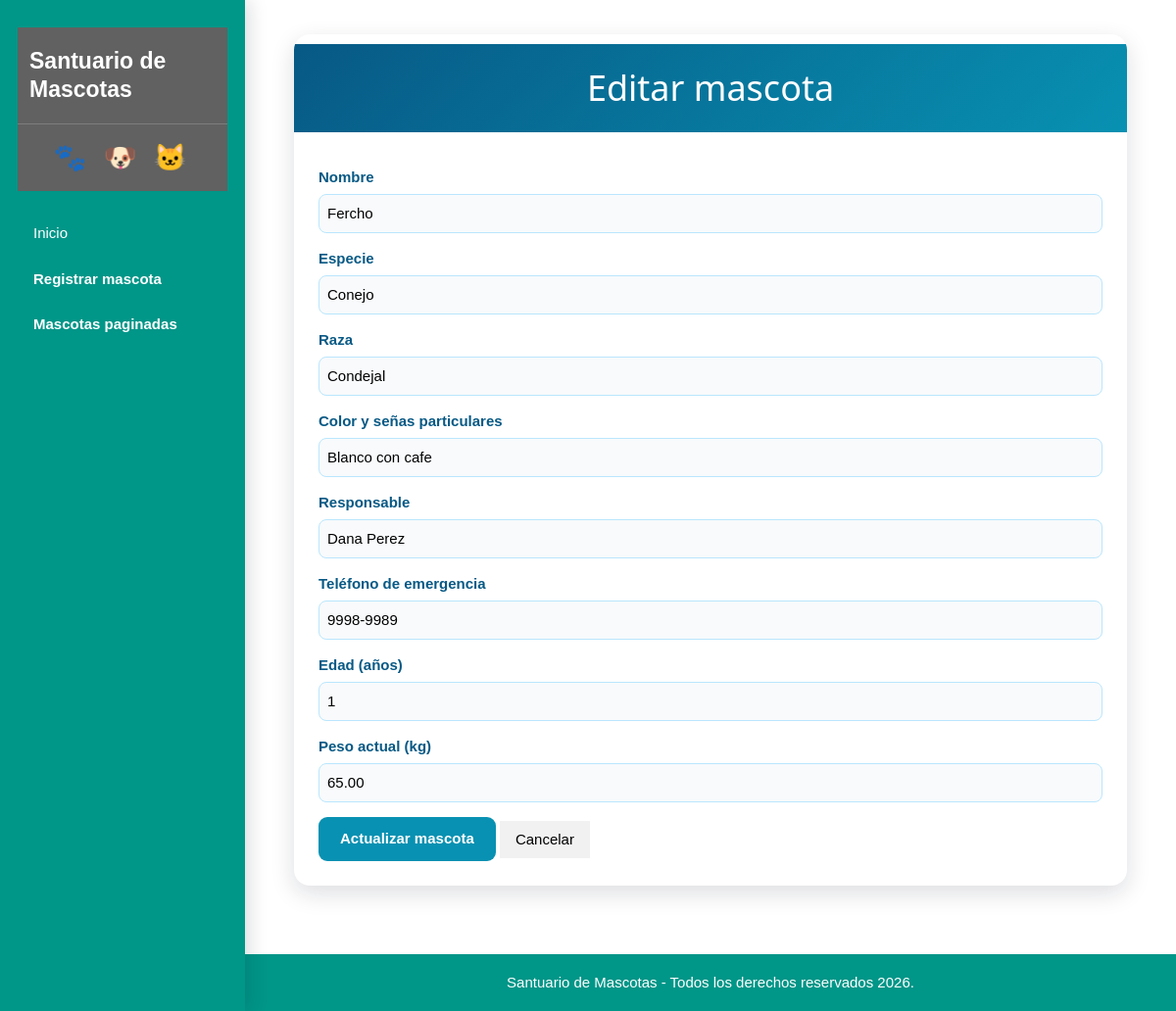
The app's page /editar_mascota.php?id=10 with its own data.
### tables this page shows
CREATE TABLE `mascotas` (
  `id` int(10) unsigned NOT NULL AUTO_INCREMENT,
  `nombre` varchar(100) NOT NULL,
  `especie` varchar(80) NOT NULL,
  `raza` varchar(100) NOT NULL,
  `edad` int(10) unsigned NOT NULL,
  `peso_actual` decimal(8,2) NOT NULL,
  `color_senas` varchar(255) NOT NULL,
  `responsable` varchar(150) NOT NULL,
  `telefono_emergencia` varchar(30) NOT NULL,
  PRIMARY KEY (`id`)
);

### conexion.php (called while the page is built, shortened)
<?php
class Conexion
{
    public function __construct()
    {
        $dsn = 'mysql:host=localhost;dbname=santuario_mascotas;charset=utf8mb4';
        try {
            $this->conexion = new PDO($dsn, 'root', '', [
                PDO::ATTR_ERRMODE => PDO::ERRMODE_EXCEPTION,
                PDO::ATTR_DEFAULT_FETCH_MODE => PDO::FETCH_ASSOC,
                PDO::ATTR_EMULATE_PREPARES => false,
            ]);
        } catch (PDOException $e) {
            throw new RuntimeException(
                'No fue posible conectar con la base de datos. Verifica que MySQL esté activo y que la base santuario_mascotas exista.',
                0,
                $e
            );
        }
    }
}

### GuardarMascota.php (called while the page is built, shortened)
<?php
require_once __DIR__ . '/conexion.php';
class GuardarMascota extends Conexion
{
    public function buscarPorId(int $id): ?array
    {
        $consulta = $this->conexion->prepare('SELECT * FROM Mascotas WHERE id = :id');
        $consulta->execute([':id' => $id]);
        $mascota = $consulta->fetch();
        return $mascota === false ? null : $mascota;
    }
}

### editar_mascota.php (the view, shortened to what this page needs)
<?php
require_once __DIR__ . '/GuardarMascota.php';
function e($valor): string
{
    return htmlspecialchars((string) $valor, ENT_QUOTES, 'UTF-8');
}
$id = filter_input(INPUT_GET, 'id', FILTER_VALIDATE_INT);
$mascota = null;
if ($id && $id > 0) {
    try {
        $mascota = (new GuardarMascota())->buscarPorId($id);
    } catch (Throwable $error) {
        error_log($error->getMessage());
    }
}
include __DIR__ . '/menu.php';
?>
<section class="w3-container">
    <div class="vet-formulario w3-card">
        <h1 class="vet-titulo">Editar mascota</h1>
        <form method="post" action="actualizar_mascota.php">
            <div class="vet-grid">
                <?php foreach (['nombre'=>'Nombre', 'especie'=>'Especie', 'raza'=>'Raza', 'color_senas'=>'Color y señas particulares', 'responsable'=>'Responsable', 'telefono_emergencia'=>'Teléfono de emergencia'] as $campo => $etiqueta): ?>
                    <div class="vet-campo">
                        <label for="<?= $campo ?>"><?= $etiqueta ?></label>
                        <input class="w3-input w3-border" id="<?= $campo ?>" name="<?= $campo ?>" type="<?= $campo === 'telefono_emergencia' ? 'tel' : 'text' ?>" value="<?= e($mascota[$campo]) ?>" required>
                    </div>
                <?php endforeach; ?>
                <div class="vet-campo">
                    <label for="edad">Edad (años)</label>
                    <input class="w3-input w3-border" id="edad" name="edad" type="number" min="0" value="<?= e($mascota['edad']) ?>" required>
                </div>
                <div class="vet-campo">
                    <label for="peso_actual">Peso actual (kg)</label>
                    <input class="w3-input w3-border" id="peso_actual" name="peso_actual" type="number" min="0.01" step="0.01" value="<?= e($mascota['peso_actual']) ?>" required>
                </div>
            </div>
            <button class="vet-boton" type="submit" name="actualizar_mascota">Actualizar mascota</button>
            <a class="w3-button w3-light-grey" href="Mascotaspaginadas.php">Cancelar</a>
        </form>
    </div>
</section>
<?php include __DIR__ . '/pie_pagina.php'; ?>

### W3.css (style rules this page uses)
html { box-sizing:border-box }
*,*:before,*:after { box-sizing:inherit }
html { -ms-text-size-adjust:100%;-webkit-text-size-adjust:100% }
body { margin:0 }
article,aside,details,figcaption,figure,footer,header,main,menu,nav,section { display:block }
a { background-color:transparent }
button,input,select,textarea,optgroup { font:inherit;margin:0 }
button,input { overflow:visible }
button,select { text-transform:none }
button,[type=button],[type=reset],[type=submit] { -webkit-appearance: button; appearance: button; }
html,body { font-family:Verdana,sans-serif;font-size:15px;line-height:1.5 }
html { overflow-x:hidden }
h1 { font-size:36px }
h1,h2,h3,h4,h5,h6 { font-family:"Segoe UI",Arial,sans-serif;font-weight:400;margin:10px 0 }
a { color:inherit }
.w3-btn,.w3-button { border:none;display:inline-block;padding:8px 16px;vertical-align:middle;overflow:hidden;text-decoration:none;color:inherit;background-color:inherit;text-align:center;cursor:pointer;white-space:nowrap }
.w3-btn,.w3-button { -webkit-touch-callout:none;-webkit-user-select:none;-khtml-user-select:none;-moz-user-select:none;-ms-user-select:none;user-select:none }
.w3-input { padding:8px;display:block;border:none;border-bottom:1px solid #ccc;width:100% }
.w3-container:after,.w3-container:before,.w3-panel:after,.w3-panel:before,.w3-row:after,.w3-row:before,.w3-row-padding:after,.w3-row-padding:before, .w3-cell-row:before,.w3-cell-row:after,.w3-clear:after,.w3-clear:before,.w3-bar:before,.w3-bar:after { content:"";display:table;clear:both }
.w3-container,.w3-panel { padding:0.01em 16px }
.w3-card,.w3-card-2 { box-shadow:0 2px 5px 0 rgba(0,0,0,0.16),0 2px 10px 0 rgba(0,0,0,0.12) }
.w3-border { border:1px solid #ccc!important }
.w3-light-grey,.w3-hover-light-grey:hover,.w3-light-gray,.w3-hover-light-gray:hover { color:#000!important;background-color:#f1f1f1!important }
:root { --vet-azul-oscuro: #075985; --vet-azul: #0284c7; --vet-turquesa: #0891b2; --vet-celeste: #e0f2fe; --vet-fondo: #f0f9ff; --vet-blanco: #ffffff; --vet-texto: #1e293b; --vet-gris: #64748b; --vet-verde: #15803d; --vet-rojo: #b91c1c; }
body { background-color: var(--vet-blanco); color: var(--vet-texto); min-height: 100vh; }
.vet-formulario { max-width: 850px; margin: 35px auto; background-color: var(--vet-blanco); border-radius: 16px; box-shadow: 0 8px 25px rgba(15, 23, 42, 0.14); overflow: hidden; }
.vet-titulo { background: linear-gradient( 135deg, var(--vet-azul-oscuro), var(--vet-turquesa) ); color: var(--vet-blanco); padding: 18px 25px; text-align: center; }
.vet-formulario form { padding: 25px; }
.vet-formulario label { color: var(--vet-azul-oscuro); font-weight: 700; }
.vet-formulario input, .vet-formulario select, .vet-formulario textarea { border: 1px solid #bae6fd !important; border-radius: 8px; margin-top: 5px; margin-bottom: 15px; background-color: #f8fafc; }
.vet-boton { display: inline-block; background-color: var(--vet-turquesa); color: var(--vet-blanco); border: none; border-radius: 9px; padding: 11px 22px; text-decoration: none; font-weight: 700; cursor: pointer; transition: 0.2s; }

### records on screen
mascotas: nombre "Fercho", especie "Conejo", raza "Condejal", color_senas "Blanco con cafe", responsable "Dana Perez", telefono_emergencia "9998-9989", edad "1", peso_actual "65.00"

### other values on screen
$etiqueta "Nombre"
$etiqueta "Especie"
$etiqueta "Raza"
$etiqueta "Color y señas particulares"
$etiqueta "Responsable"
$etiqueta "Teléfono de emergencia"
